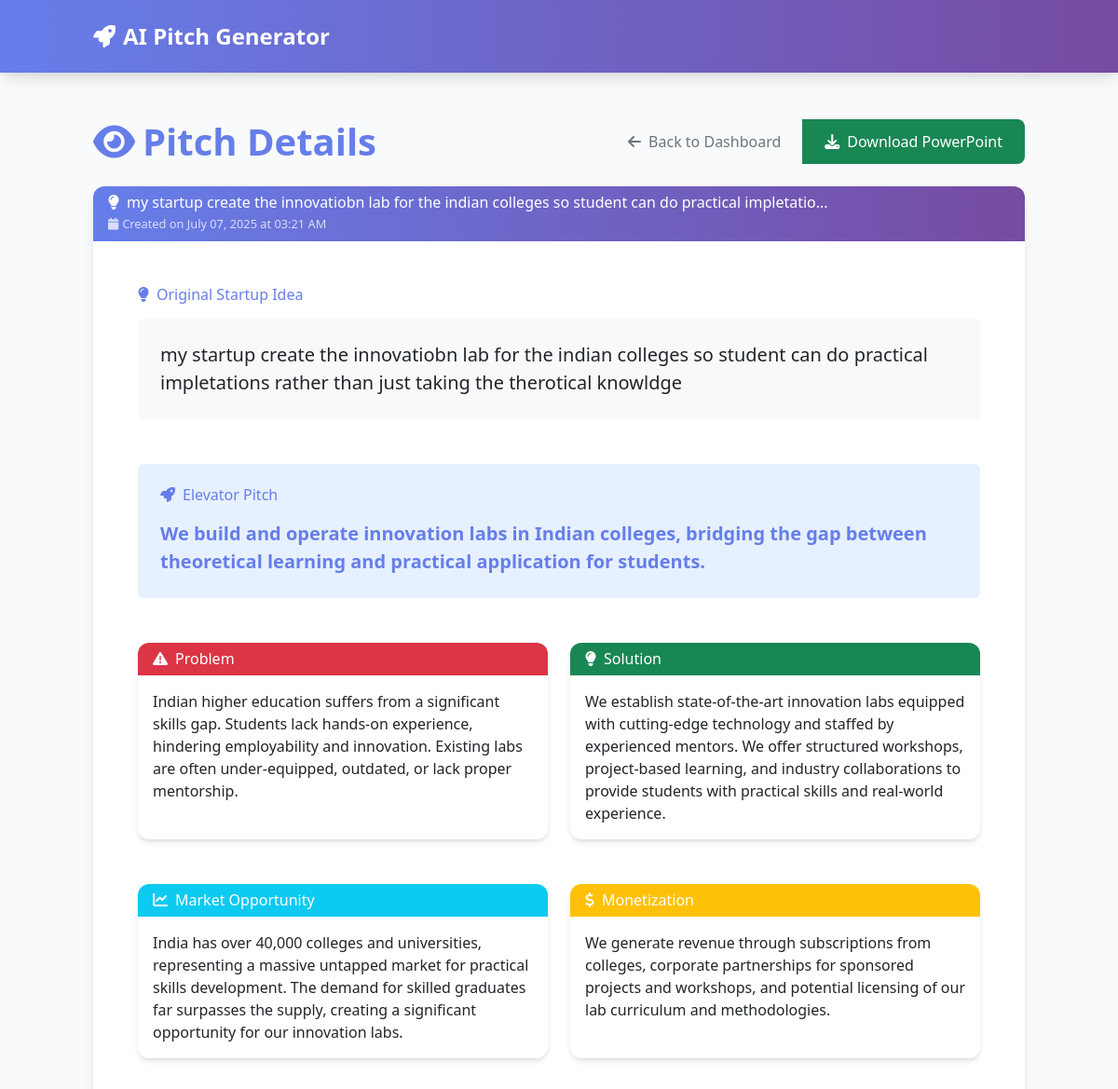
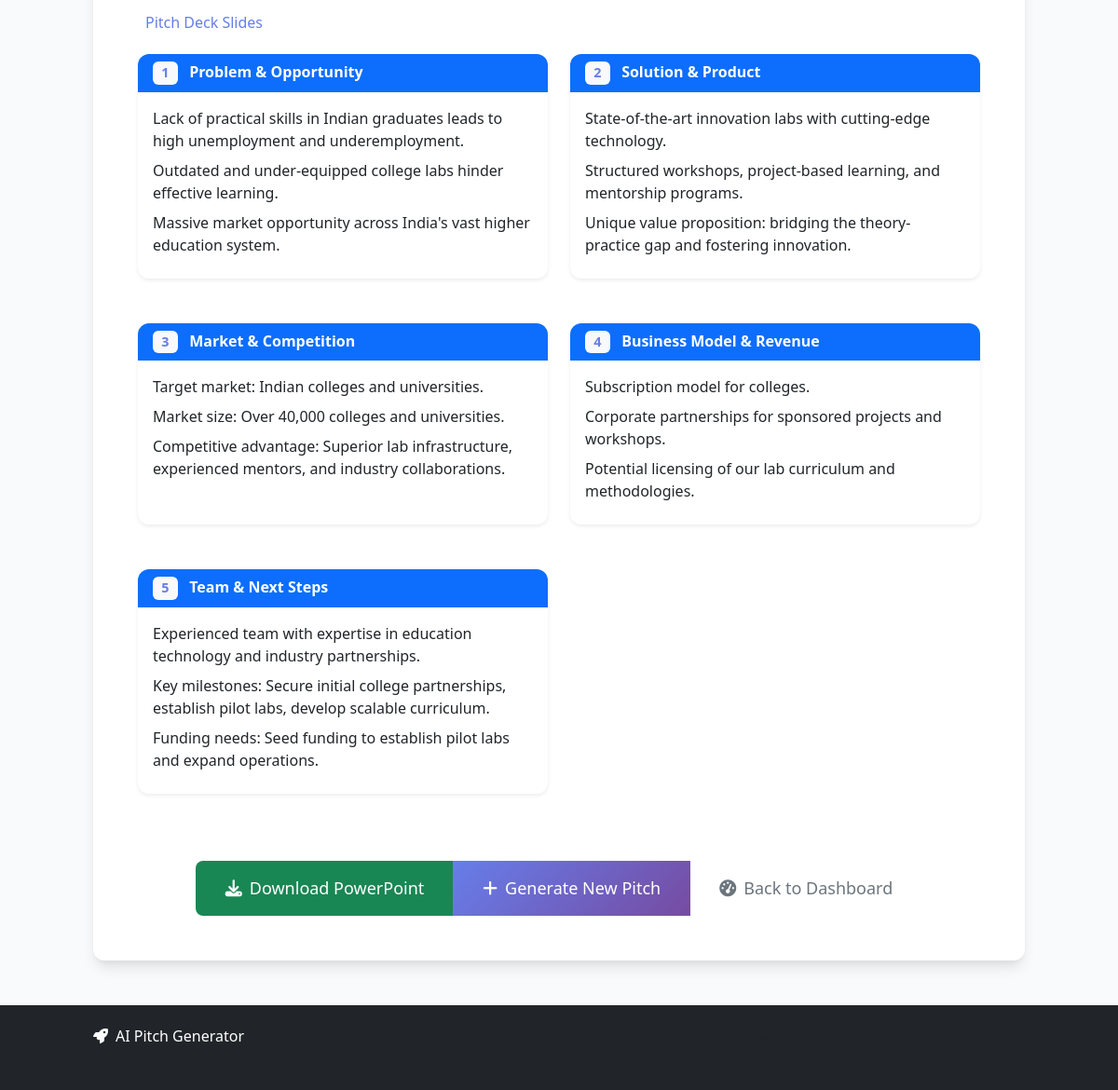
The app's page /pitch/2 (signed in) with its own data (2 pictures, top to bottom).
### models.py (models this page shows, shortened)
class Pitch(db.Model):
    id = db.Column(db.Integer, primary_key=True)
    user_id = db.Column(db.Integer, db.ForeignKey('user.id'), nullable=False)
    startup_idea = db.Column(db.Text, nullable=False)
    pitch_data_json = db.Column(db.Text, nullable=False)
    created_at = db.Column(db.DateTime, default=datetime.utcnow)
    @property
    def pitch_data(self):
        try:
            return json.loads(self.pitch_data_json)
        except:
            return {}

### app.py (the view)
@app.route('/pitch/<int:pitch_id>')
@login_required
def view_pitch(pitch_id):
    from models import Pitch
    pitch = Pitch.query.filter_by(id=pitch_id, user_id=current_user.id).first()
    if not pitch:
        flash('Pitch not found', 'error')
        return redirect(url_for('dashboard'))
    return render_template('view_pitch.html', pitch=pitch)

### app.py (called while the page is built)
@login_manager.user_loader
def load_user(user_id):
    from models import User
    return User.query.get(int(user_id))

### templates/view_pitch.html (shortened to what this page needs)
{% extends "base.html" %}
{% block content %}
<div class="container my-5">
    <div class="row">
        <div class="col-12">
            <div class="d-flex justify-content-between align-items-center mb-4">
                <h1 class="display-6 fw-bold text-primary">
                    <i class="fas fa-eye me-2"></i>Pitch Details
                </h1>
                <div class="btn-group" role="group">
                    <a href="{{ url_for('dashboard') }}" class="btn btn-outline-secondary">
                        <i class="fas fa-arrow-left me-2"></i>Back to Dashboard
                    </a>
                    <a href="{{ url_for('download_ppt', pitch_id=pitch.id) }}" class="btn btn-success">
                        <i class="fas fa-download me-2"></i>Download PowerPoint
                    </a>
                </div>
            </div>
        </div>
    </div>
    <div class="row">
        <div class="col-12">
            <div class="card shadow-lg">
                <div class="card-header bg-gradient-to-r from-primary to-secondary text-white">
                    <h3 class="mb-0">
                        <i class="fas fa-lightbulb me-2"></i>{{ pitch.startup_idea[:100] }}{% if pitch.startup_idea|length > 100 %}...{% endif %}
                    </h3>
                    <small class="opacity-75">
                        <i class="fas fa-calendar me-1"></i>Created on {{ pitch.created_at.strftime('%B %d, %Y at %I:%M %p') }}
                    </small>
                </div>
                <div class="card-body p-5">
                    <div class="mb-5">
                        <h4 class="text-primary mb-3">
                            <i class="fas fa-lightbulb me-2"></i>Original Startup Idea
                        </h4>
                        <div class="p-4 bg-light rounded">
                            <p class="mb-0 lead">{{ pitch.startup_idea }}</p>
                        </div>
                    </div>
                    <div class="mb-5 p-4 bg-primary bg-opacity-10 rounded">
                        <h4 class="text-primary mb-3">
                            <i class="fas fa-rocket me-2"></i>Elevator Pitch
                        </h4>
                        <p class="fs-5 fw-bold mb-0 text-primary">{{ pitch.pitch_data.pitch }}</p>
                    </div>
                    <div class="row g-4 mb-5">
                        <div class="col-md-6">
                            <div class="card h-100 border-danger">
                                <div class="card-header bg-danger text-white">
                                    <h5 class="mb-0">
                                        <i class="fas fa-exclamation-triangle me-2"></i>Problem
                                    </h5>
                                </div>
                                <div class="card-body">
                                    <p class="mb-0">{{ pitch.pitch_data.problem }}</p>
                                </div>
                            </div>
                        </div>
                        <div class="col-md-6">
                            <div class="card h-100 border-success">
                                <div class="card-header bg-success text-white">
                                    <h5 class="mb-0">
                                        <i class="fas fa-lightbulb me-2"></i>Solution
                                    </h5>
                                </div>
                                <div class="card-body">
                                    <p class="mb-0">{{ pitch.pitch_data.solution }}</p>
                                </div>
                            </div>
                        </div>
                    </div>
                    <div class="row g-4 mb-5">
                        <div class="col-md-6">
                            <div class="card h-100 border-info">
                                <div class="card-header bg-info text-white">
                                    <h5 class="mb-0">
                                        <i class="fas fa-chart-line me-2"></i>Market Opportunity
                                    </h5>
                                </div>
                                <div class="card-body">
                                    <p class="mb-0">{{ pitch.pitch_data.market }}</p>
                                </div>
                            </div>
                        </div>
                        <div class="col-md-6">
                            <div class="card h-100 border-warning">
                                <div class="card-header bg-warning text-white">
                                    <h5 class="mb-0">
                                        <i class="fas fa-dollar-sign me-2"></i>Monetization
                                    </h5>
                                </div>
                                <div class="card-body">
                                    <p class="mb-0">{{ pitch.pitch_data.monetization }}</p>
                                </div>
                            </div>
                        </div>
                    </div>
                    <div class="mb-5">
                        <h4 class="text-primary mb-4">
                            Pitch Deck Slides
                        </h4>
                        <div class="row g-4">
                            {% for slide in pitch.pitch_data.slides %}
                            <div class="col-lg-6 mb-4">
                                <div class="card h-100 shadow-sm">
                                    <div class="card-header bg-primary text-white">
                                        <h6 class="mb-0 fw-bold">
                                            <span class="badge bg-light text-primary me-2">{{ loop.index }}</span>
                                            {{ slide.title }}
                                        </h6>
                                    </div>
                                    <div class="card-body">
                                        <ul class="mb-0">
                                            {% for point in slide.points %}
                                            <li class="mb-2">{{ point }}</li>
                                            {% endfor %}
                                        </ul>
                                    </div>
                                </div>
                            </div>
                            {% endfor %}
                        </div>
                    </div>
                    <div class="text-center">
                        <div class="btn-group" role="group">
                            <a href="{{ url_for('download_ppt', pitch_id=pitch.id) }}" class="btn btn-success btn-lg">
                                <i class="fas fa-download me-2"></i>Download PowerPoint
                            </a>
                            <a href="{{ url_for('generate') }}" class="btn btn-primary btn-lg">
                                <i class="fas fa-plus me-2"></i>Generate New Pitch
                            </a>
                            <a href="{{ url_for('dashboard') }}" class="btn btn-outline-secondary btn-lg">
                                <i class="fas fa-tachometer-alt me-2"></i>Back to Dashboard
                            </a>
                        </div>
                    </div>
                </div>
            </div>
        </div>
    </div>
</div>
{% endblock %}

### templates/base.html (shortened to what this page needs)
<!DOCTYPE html>
<html lang="en">
<head>
    <link href="https://cdn.jsdelivr.net/npm/bootstrap@5.3.0/dist/css/bootstrap.min.css" rel="stylesheet">
    <script src="https://cdn.tailwindcss.com"></script>
    <link href="https://cdnjs.cloudflare.com/ajax/libs/font-awesome/6.4.0/css/all.min.css" rel="stylesheet">
    <link href="{{ url_for('static', filename='css/style.css') }}" rel="stylesheet">
</head>
<body class="bg-gray-50">
    <nav class="navbar navbar-expand-lg navbar-dark bg-gradient-to-r from-primary to-secondary shadow-lg fixed-top">
        <div class="container">
            <a class="navbar-brand fw-bold" href="{{ url_for('index') }}">
                <i class="fas fa-rocket me-2"></i>AI Pitch Generator
            </a>
        </div>
    </nav>
    <main class="container-fluid" style="padding-top: 80px;">
        {% block content %}{% endblock %}
    </main>
    <footer class="bg-dark text-white py-4 mt-5">
        <div class="container">
            <div class="row">
                <div class="col-md-6">
                    <h5><i class="fas fa-rocket me-2"></i>AI Pitch Generator</h5>
                    <p class="text-muted">Generate professional investor pitches with AI</p>
                </div>
                <div class="col-md-6 text-end">
                    <p class="text-muted mb-0">© 2025 AI Pitch Generator. All rights reserved.</p>
                </div>
            </div>
        </div>
    </footer>
</body>
</html>

### static/css/style.css (style rules this page uses)
:root { --primary-color: #667eea; --secondary-color: #764ba2; --accent-color: #f093fb; --success-color: #28a745; --warning-color: #ffc107; --danger-color: #dc3545; --info-color: #17a2b8; --light-color: #f8f9fa; --dark-color: #343a40; --gray-50: #f9fafb; --gray-100: #f3f4f6; --gray-200: #e5e7eb; --gray-300: #d1d5db; --gray-400: #9ca3af; --gray-500: #6b7280; --gray-600: #4b5563; --gray-700: #374151; --gray-800: #1f2937; --gray-900: #111827; }
body { font-family: 'Segoe UI', Tahoma, Geneva, Verdana, sans-serif; background-color: var(--gray-50); color: var(--gray-800); line-height: 1.6; }
.bg-gradient-to-r { background: linear-gradient(to right, var(--primary-color), var(--secondary-color)); }
.card { border: none; border-radius: 0.75rem; box-shadow: 0 4px 6px -1px rgba(0, 0, 0, 0.1), 0 2px 4px -1px rgba(0, 0, 0, 0.06); transition: all 0.3s ease; }
.card-header { border-bottom: 1px solid rgba(255, 255, 255, 0.1); border-radius: 0.75rem 0.75rem 0 0 !important; }
.btn { border-radius: 0.5rem; font-weight: 500; transition: all 0.3s ease; border: none; padding: 0.75rem 1.5rem; }
.btn-primary { background: linear-gradient(135deg, var(--primary-color) 0%, var(--secondary-color) 100%); color: white; }
.btn-lg { padding: 1rem 2rem; font-size: 1.125rem; }
.navbar { padding: 1rem 0; box-shadow: 0 2px 4px rgba(0, 0, 0, 0.1); z-index: 1030; }
.navbar.fixed-top { position: fixed; top: 0; left: 0; right: 0; }
.navbar-brand { font-size: 1.5rem; font-weight: 700; }
.text-primary { color: var(--primary-color) !important; }
.bg-gray-50 { background-color: var(--gray-50) !important; }
.shadow-lg { box-shadow: 0 10px 15px -3px rgba(0, 0, 0, 0.1), 0 4px 6px -2px rgba(0, 0, 0, 0.05) !important; }
footer { background-color: var(--gray-800) !important; color: white; margin-top: auto; }

### templates/view_pitch.html (style rules this page uses)
.card-header { border-bottom: none; }
.badge { font-size: 0.9em; }

### records on screen
Pitch: startup_idea "my startup create the innovatiobn lab for the indian colleges so student can do practical impletatio", created_at "July 07, 2025 at 03:21 AM", startup_idea "my startup create the innovatiobn lab for the indian colleges so student can do practical impletations rather than just taking the therotical knowldge", pitch_data.pitch "We build and operate innovation labs in Indian colleges, bridging the gap between theoretical learning and practical application for students.", pitch_data.problem "Indian higher education suffers from a significant skills gap. Students lack hands-on experience, hindering employability and innovation. Existing labs are often under-equipped, outdated, or lack proper mentorship.", pitch_data.solution "We establish state-of-the-art innovation labs equipped with cutting-edge technology and staffed by experienced mentors. We offer structured workshops, project-based learning, and industry collaborations to provide students with practical skills and real-world experience.", pitch_data.market "India has over 40,000 colleges and universities, representing a massive untapped market for practical skills development. The demand for skilled graduates far surpasses the supply, creating a significant opportunity for our innovation labs.", pitch_data.monetization "We generate revenue through subscriptions from colleges, corporate partnerships for sponsored projects and workshops, and potential licensing of our lab curriculum and methodologies."

### other values on screen
{{ slide.title }} "Problem & Opportunity" "Solution & Product" "Market & Competition" "Business Model & Revenue" "Team & Next Steps"
{{ point }} "Lack of practical skills in Indian graduates leads to high unemployment and underemployment." "Outdated and under-equipped college labs hinder effective learning." "Massive market opportunity across India's vast higher education system." "State-of-the-art innovation labs with cutting-edge technology." "Structured workshops, project-based learning, and mentorship programs." "Unique value proposition: bridging the theory-practice gap and fostering innovation." "Target market: Indian colleges and universities." "Market size: Over 40,000 colleges and universities." "Competitive advantage: Superior lab infrastructure, experienced mentors, and industry collaborations." "Subscription model for colleges." "Corporate partnerships for sponsored projects and workshops." "Potential licensing of our lab curriculum and methodologies." "Experienced team with expertise in education technology and industry partnerships." "Key milestones: Secure initial college partnerships, establish pilot labs, develop scalable curriculum." "Funding needs: Seed funding to establish pilot labs and expand operations."
